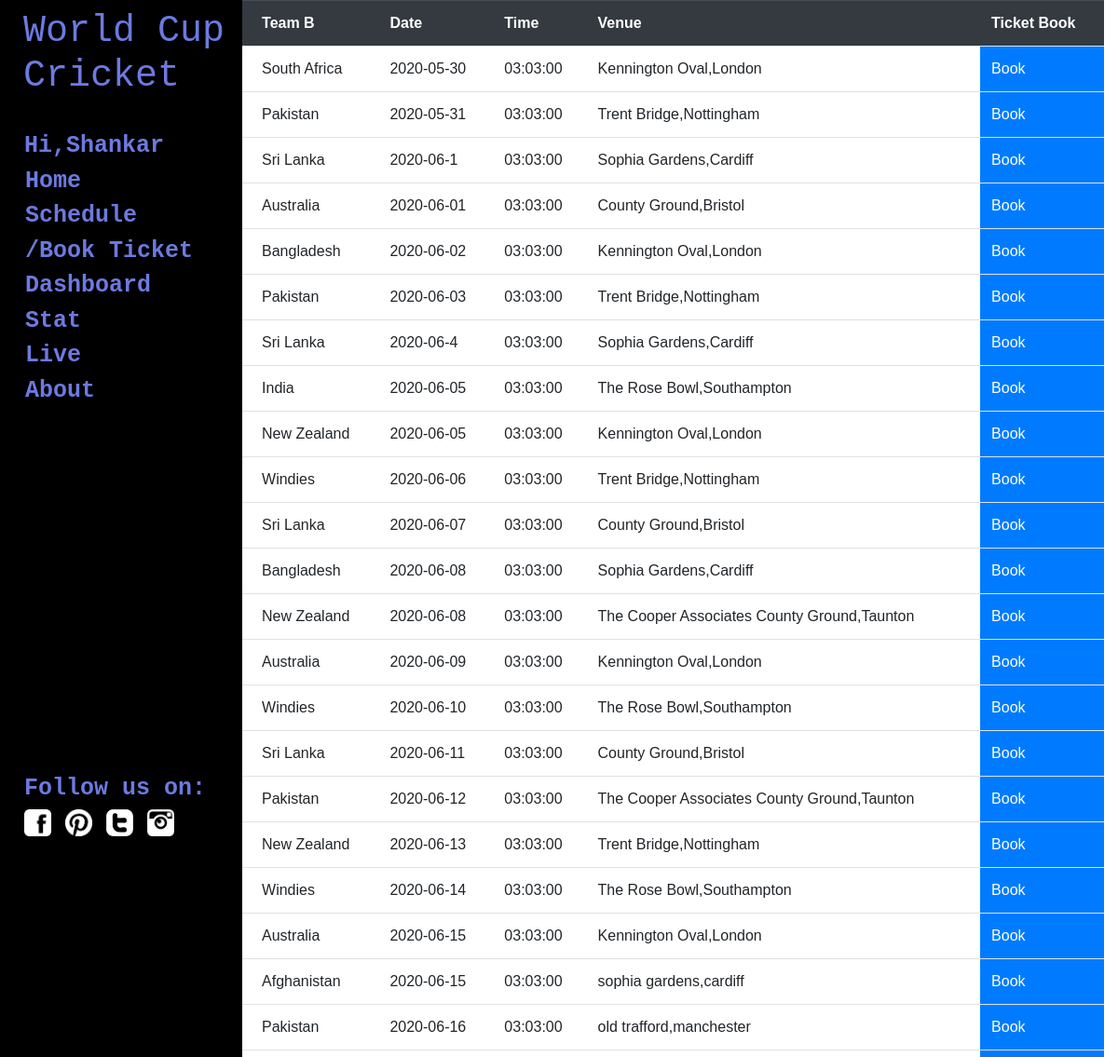
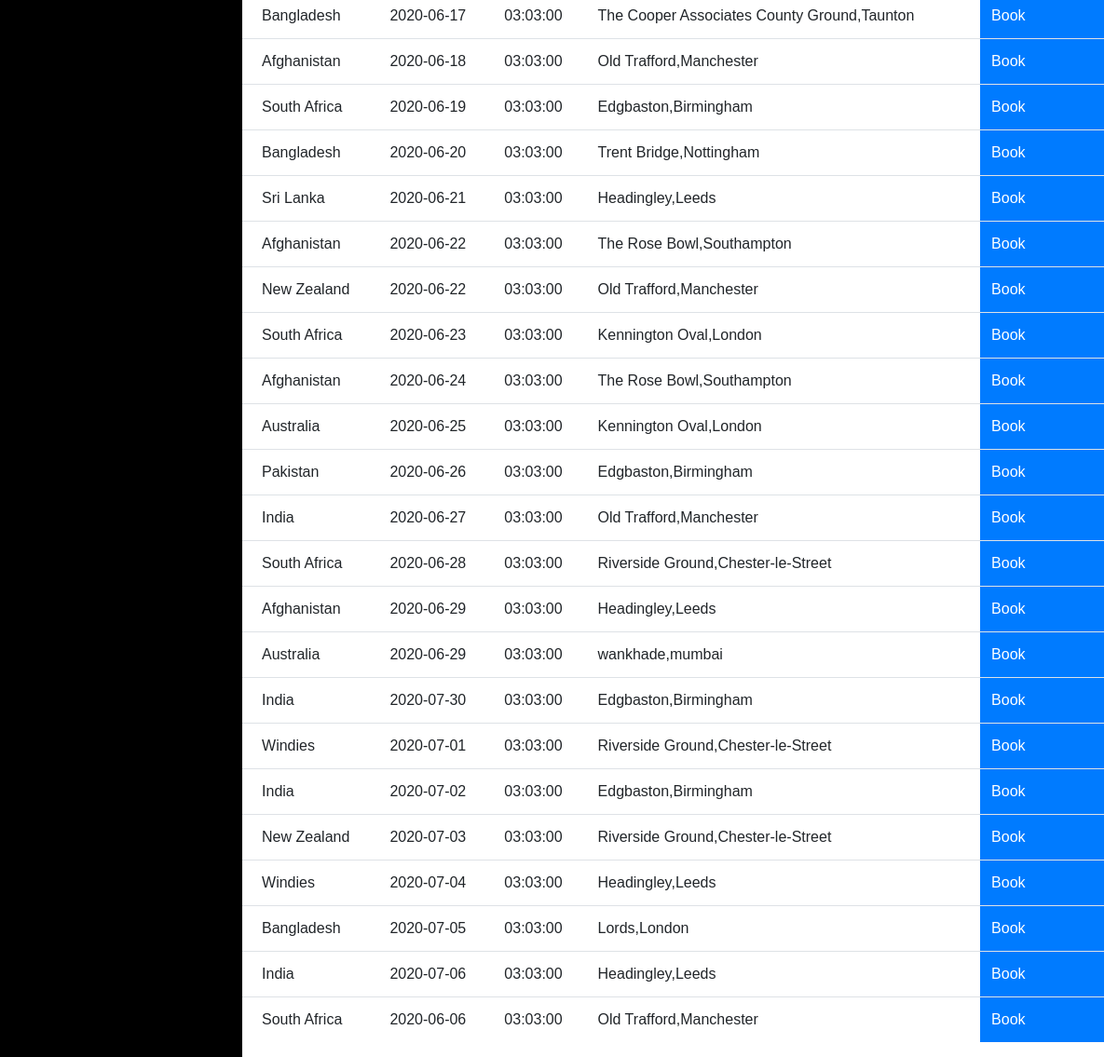
The app's page /schedule (signed in) with its own data (2 pictures, top to bottom).
### tables this page shows
CREATE TABLE matches(
match_no SERIAL PRIMARY KEY,
team_a varchar(30),
team_b varchar(30),
date date,
time time ,
stadium varchar(100),
city varchar(50),
country varchar(50),
arranged_by varchar(50),
FOREIGN KEY (team_a) REFERENCES country (name),
FOREIGN KEY (team_b) REFERENCES country (name),
FOREIGN KEY (arranged_by) REFERENCES int_board (name));

### views.py (the view)
@app.route('/schedule')
def schedule():
    conn = sqlite3.connect('cricket.db')
    c=conn.cursor()
    c.execute("select * from matches;")
    print(c)
    return render_template("schedule.html",data=c)

### templates/schedule.html (shortened to what this page needs)
{% extends 'base.html' %}
  {% block body %}
    <div class="container-fluid" ng-app="schedule" ng-controller="scheduleController" id="App1">
      <table class="table" style="{color:white};">
        <tr class="thead-dark">
          <th>Match No.</th><th>Team A</th><th>Team B</th><th>Date</th><th>Time</th><th>Venue</th><th>Ticket Book</th></tr>
        {%for i in data%}
          <tr><td>{{i[0]}}</td><td>{{i[1]}}</td><td>{{i[2]}}</td><td>{{i[3]}}</td><td>{{i[4]}}</td><td>{{i[5]}},{{i[6]}}</td>
          <td class="btn-primary" style="color:white;" ng-click="ticket({{i[0]}});">Book</td></tr>
        {%endfor%}
      </table>
    </div>
  {% endblock %}

### static/css/back.css (style rules this page uses)
body { background-image: url("/static/media/photo-1540747913346-19e32dc3e97e.jpeg"); background-repeat: no-repeat; background-attachment: fixed; background-size: cover; font-family: Arial, Helvetica, sans-serif; font-size: 100%; }
.container-fluid { background-color: rgba(255,255,255,0.6); }

### records on screen
matches: team_b "South Africa", date "2020-05-30", time "03:03:00", stadium "Kennington Oval", city "London"
matches: team_b "Pakistan", date "2020-05-31", time "03:03:00", stadium "Trent Bridge", city "Nottingham"
matches: team_b "Sri Lanka", date "2020-06-1", time "03:03:00", stadium "Sophia Gardens", city "Cardiff"
matches: team_b "Australia", date "2020-06-01", time "03:03:00", stadium "County Ground", city "Bristol"
matches: team_b "Bangladesh", date "2020-06-02", time "03:03:00", stadium "Kennington Oval", city "London"
matches: team_b "Pakistan", date "2020-06-03", time "03:03:00", stadium "Trent Bridge", city "Nottingham"
matches: team_b "Sri Lanka", date "2020-06-4", time "03:03:00", stadium "Sophia Gardens", city "Cardiff"
matches: team_b "India", date "2020-06-05", time "03:03:00", stadium "The Rose Bowl", city "Southampton"
matches: team_b "New Zealand", date "2020-06-05", time "03:03:00", stadium "Kennington Oval", city "London"
matches: team_b "Windies", date "2020-06-06", time "03:03:00", stadium "Trent Bridge", city "Nottingham"
matches: team_b "Sri Lanka", date "2020-06-07", time "03:03:00", stadium "County Ground", city "Bristol"
matches: team_b "Bangladesh", date "2020-06-08", time "03:03:00", stadium "Sophia Gardens", city "Cardiff"
matches: team_b "New Zealand", date "2020-06-08", time "03:03:00", stadium "The Cooper Associates County Ground", city "Taunton"
matches: team_b "Australia", date "2020-06-09", time "03:03:00", stadium "Kennington Oval", city "London"
matches: team_b "Windies", date "2020-06-10", time "03:03:00", stadium "The Rose Bowl", city "Southampton"
matches: team_b "Sri Lanka", date "2020-06-11", time "03:03:00", stadium "County Ground", city "Bristol"
matches: team_b "Pakistan", date "2020-06-12", time "03:03:00", stadium "The Cooper Associates County Ground", city "Taunton"
matches: team_b "New Zealand", date "2020-06-13", time "03:03:00", stadium "Trent Bridge", city "Nottingham"
matches: team_b "Windies", date "2020-06-14", time "03:03:00", stadium "The Rose Bowl", city "Southampton"
matches: team_b "Australia", date "2020-06-15", time "03:03:00", stadium "Kennington Oval", city "London"
matches: team_b "Afghanistan", date "2020-06-15", time "03:03:00", stadium "sophia gardens", city "cardiff"
matches: team_b "Pakistan", date "2020-06-16", time "03:03:00", stadium "old trafford", city "manchester"
matches: team_b "Bangladesh", date "2020-06-17", time "03:03:00", stadium "The Cooper Associates County Ground", city "Taunton"
matches: team_b "Afghanistan", date "2020-06-18", time "03:03:00", stadium "Old Trafford", city "Manchester"
matches: team_b "South Africa", date "2020-06-19", time "03:03:00", stadium "Edgbaston", city "Birmingham"
matches: team_b "Bangladesh", date "2020-06-20", time "03:03:00", stadium "Trent Bridge", city "Nottingham"
matches: team_b "Sri Lanka", date "2020-06-21", time "03:03:00", stadium "Headingley", city "Leeds"
matches: team_b "Afghanistan", date "2020-06-22", time "03:03:00", stadium "The Rose Bowl", city "Southampton"
matches: team_b "New Zealand", date "2020-06-22", time "03:03:00", stadium "Old Trafford", city "Manchester"
matches: team_b "South Africa", date "2020-06-23", time "03:03:00", stadium "Kennington Oval", city "London"
matches: team_b "Afghanistan", date "2020-06-24", time "03:03:00", stadium "The Rose Bowl", city "Southampton"
matches: team_b "Australia", date "2020-06-25", time "03:03:00", stadium "Kennington Oval", city "London"
matches: team_b "Pakistan", date "2020-06-26", time "03:03:00", stadium "Edgbaston", city "Birmingham"
matches: team_b "India", date "2020-06-27", time "03:03:00", stadium "Old Trafford", city "Manchester"
matches: team_b "South Africa", date "2020-06-28", time "03:03:00", stadium "Riverside Ground", city "Chester-le-Street"
matches: team_b "Afghanistan", date "2020-06-29", time "03:03:00", stadium "Headingley", city "Leeds"
matches: team_b "Australia", date "2020-06-29", time "03:03:00", stadium "wankhade", city "mumbai"
matches: team_b "India", date "2020-07-30", time "03:03:00", stadium "Edgbaston", city "Birmingham"
matches: team_b "Windies", date "2020-07-01", time "03:03:00", stadium "Riverside Ground", city "Chester-le-Street"
matches: team_b "India", date "2020-07-02", time "03:03:00", stadium "Edgbaston", city "Birmingham"
matches: team_b "New Zealand", date "2020-07-03", time "03:03:00", stadium "Riverside Ground", city "Chester-le-Street"
matches: team_b "Windies", date "2020-07-04", time "03:03:00", stadium "Headingley", city "Leeds"
matches: team_b "Bangladesh", date "2020-07-05", time "03:03:00", stadium "Lords", city "London"
matches: team_b "India", date "2020-07-06", time "03:03:00", stadium "Headingley", city "Leeds"
matches: team_b "South Africa", date "2020-06-06", time "03:03:00", stadium "Old Trafford", city "Manchester"
